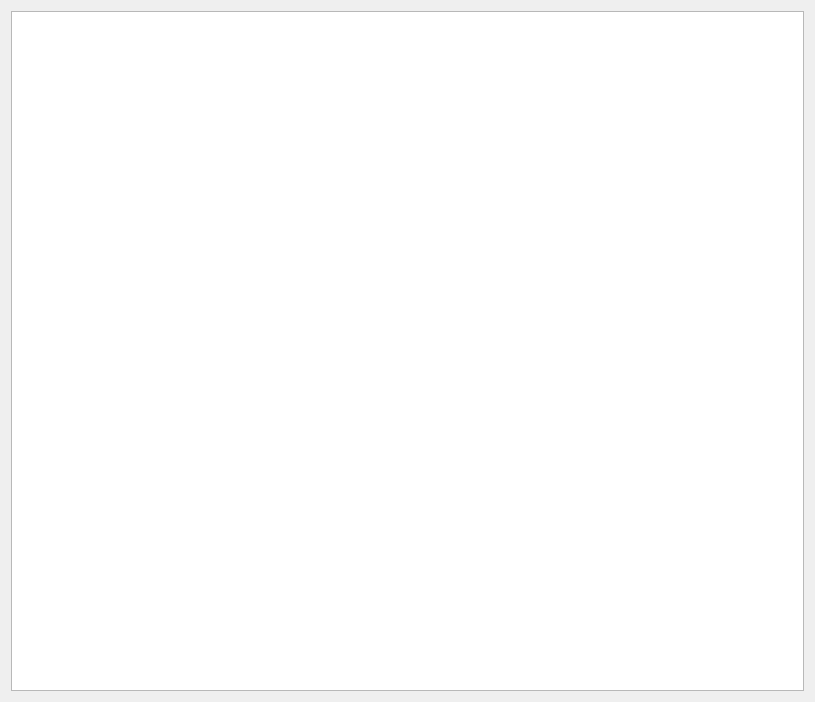
<?xml version="1.0" encoding="UTF-8"?>
<ui version="4.0">
 <class>Dialog</class>
 <widget class="QDialog" name="Dialog">
  <property name="geometry">
   <rect>
    <x>0</x>
    <y>0</y>
    <width>815</width>
    <height>702</height>
   </rect>
  </property>
  <property name="windowTitle">
   <string>Dialog</string>
  </property>
  <layout class="QVBoxLayout" name="verticalLayout">
   <item>
    <widget class="QGraphicsView" name="test_plot_widget"/>
   </item>
  </layout>
 </widget>
 <resources/>
 <connections/>
</ui>
